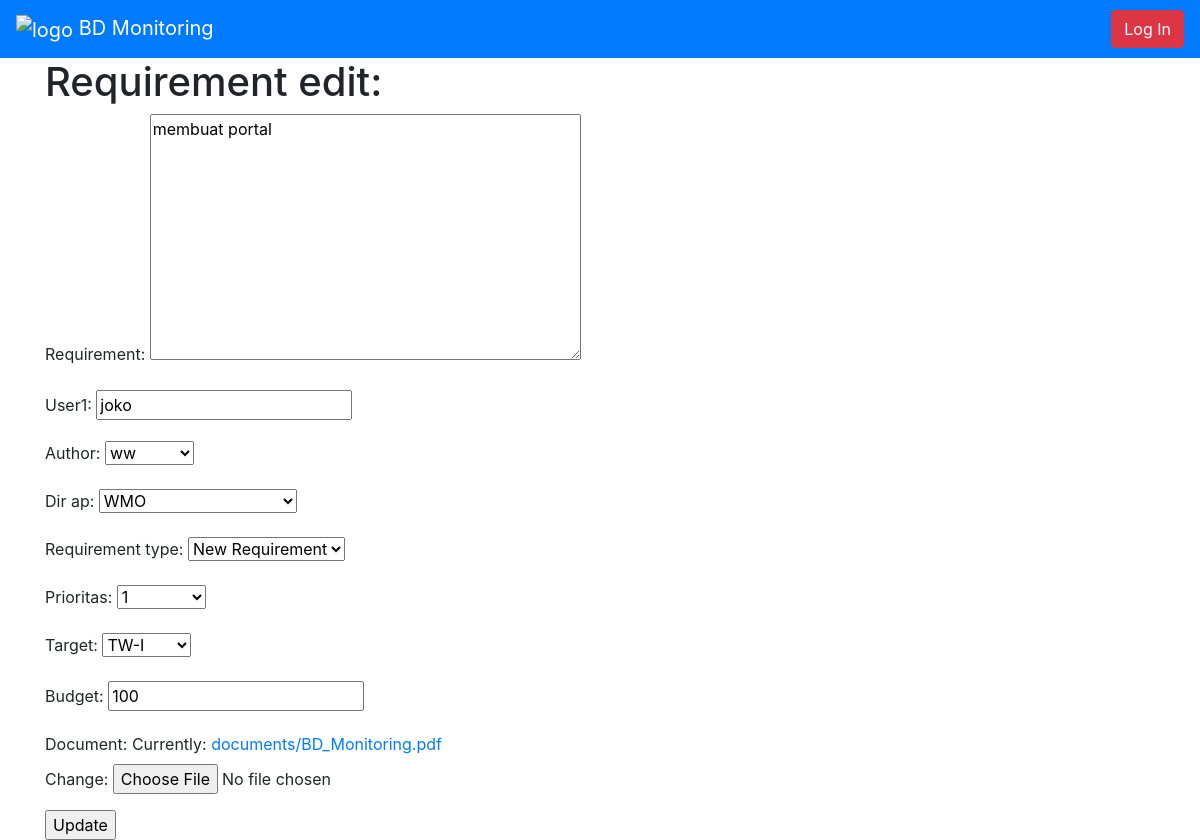
/post/3/edit/, run on the app's committed database.
### blog/models.py (models this page shows, shortened)
class Post(models.Model):
    REQUIREMENT_TYPES = (
        ('N', "New Requirement"),
        ('E', "Enhancement"),
        ('R', "Roll Out"),
        ('T', "Training"),
    )
    PRIORITASS = (
        ('1', '1'),
        ('2', '2'),
        ('3', '3'),
    )
    TARGETS = (
        ('1', 'TW-I'),
        ('2', 'TW-II'),
        ('3', 'TW-III'),
        ('4', 'TW-IV'),
    )
    DIR_APS = (
        ('CON', 'Controller'),
        ('DEV', 'Development'),
        ('FIN', 'Finance & Treasury'),
        ('HR', 'HR-GA'),
        ('ICT', 'ICT & DM'),
        ('AUDIT', 'Internal Audit'),
        ('LEGAL', 'Legal'),
        ('NUN', 'Nunukan'),
        ('ONWJ', "ONWJ"),
        ('OPS', 'Operation & Production'),
        ('PHI', 'PHI'),
        ('PPRM', 'PPRM'),
        ('QHSSE', 'QHSSE'),
        ('REL', 'Relation'),
        ('SCM', 'SCM'),
        ('SK', 'Siak-Kampar'),
        ('CO', 'Commercial'),
        ('WMO', 'WMO'),
    )
    user1 = models.CharField(max_length=15)
    author = models.ForeignKey('auth.User', on_delete=models.CASCADE, related_name='posts')
    dir_ap = models.CharField(max_length=5, choices=DIR_APS)
    requirement = models.TextField()
    requirement_type = models.CharField(max_length=1, choices=REQUIREMENT_TYPES)
    prioritas = models.CharField(max_length=1, choices=PRIORITASS)
    target = models.CharField(max_length=1, choices=TARGETS)
    budget = models.IntegerField()
    last_updated = models.DateTimeField(auto_now_add=True)
    document = models.FileField(upload_to='documents/')

### blog/views.py (the view)
class BlogUpdateView(UpdateView):
    model = Post
    template_name = 'post_edit.html'
    fields = ['requirement', 'user1', 'author', 'dir_ap', 'requirement_type', 'prioritas', 'target', 'budget',
              'document']

### templates/post_edit.html (shortened to what this page needs)
{% extends 'base.html' %}
{% block content %}
    <h1>Requirement edit:</h1>
    <form action ="" method="post" enctype="multipart/form-data">
        {{ form.as_p }}
        <input type="submit" value="Update" />
    </form>
{% endblock content %}

### data on the page
Post: requirement "membuat portal", user1 "joko", author "ww", dir_ap "WMO", requirement_type "New Requirement", prioritas "1", target "TW-I", budget "100"
